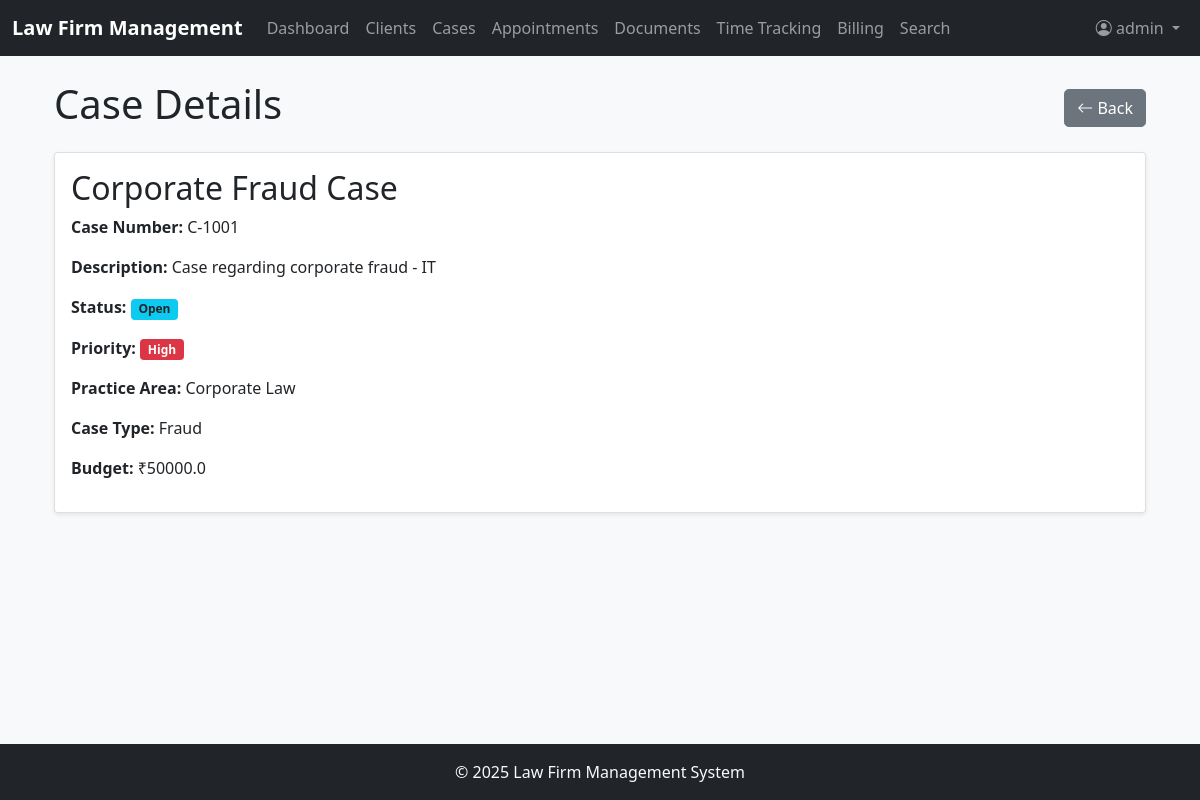
Screenshot of /cases/1 (signed in) with the database file from the repository.
### app/models.py (models this page shows, shortened)
class User(UserMixin, db.Model):
    id = db.Column(db.Integer, primary_key=True)
    username = db.Column(db.String(64), index=True, unique=True)
    email = db.Column(db.String(120), index=True, unique=True)
    password_hash = db.Column(db.String(128))
    first_name = db.Column(db.String(64))
    last_name = db.Column(db.String(64))
    role = db.Column(db.String(20))  # 'lawyer', 'staff', 'admin'
    hourly_rate = db.Column(db.Float)
    cases = db.relationship('Case', secondary=case_assignments, backref=db.backref('assigned_users', lazy='dynamic'))
    time_entries = db.relationship('TimeEntry', backref='user', lazy='dynamic')

class Case(db.Model):
    id = db.Column(db.Integer, primary_key=True)
    case_number = db.Column(db.String(20), unique=True)
    title = db.Column(db.String(128))
    description = db.Column(db.Text)
    status = db.Column(db.String(20))  # Open, In Progress, On Hold, Closed, Archived
    priority = db.Column(db.String(20))  # Low, Medium, High, Urgent
    practice_area = db.Column(db.String(64))
    case_type = db.Column(db.String(64))
    budget = db.Column(db.Float)
    client_id = db.Column(db.Integer, db.ForeignKey('client.id'))
    appointments = db.relationship('Appointment', backref='case', lazy='dynamic')
    documents = db.relationship('Document', backref='case', lazy='dynamic')
    time_entries = db.relationship('TimeEntry', backref='case', lazy='dynamic')
    invoices = db.relationship('Invoice', backref='case', lazy='dynamic')
    created_at = db.Column(db.DateTime, default=datetime.utcnow)
    updated_at = db.Column(db.DateTime, default=datetime.utcnow, onupdate=datetime.utcnow)

### app/routes.py (the view)
@app.route('/cases/<int:id>', methods=['GET'])
@login_required
def case_detail(id):
    case = Case.query.get_or_404(id)
    return render_template('case_detail.html', case=case)

### app/__init__.py (called while the page is built)
@login.user_loader
def load_user(id):
    return User.query.get(int(id))

### app/templates/case_detail.html
{% extends "base.html" %}
{% block content %}
<div class="container">
    <div class="d-flex justify-content-between align-items-center mb-3">
        <h1>Case Details</h1>
        <a href="{{ request.referrer or url_for('cases') }}" class="btn btn-secondary">
            <i class="bi bi-arrow-left"></i> Back
        </a>
    </div>
    <div class="card shadow-sm">
        <div class="card-body">
            <h2 class="card-title">{{ case.title }}</h2>
            <p><strong>Case Number:</strong> {{ case.case_number }}</p>
            <p><strong>Description:</strong> {{ case.description }}</p>
            <p><strong>Status:</strong> <span class="badge bg-info text-dark">{{ case.status }}</span></p>
            <p><strong>Priority:</strong> <span class="badge
                {% if case.priority == 'High' %} bg-danger
                {% elif case.priority == 'Medium' %} bg-warning text-dark
                {% else %} bg-secondary {% endif %}">
                {{ case.priority }}
            </span></p>
            <p><strong>Practice Area:</strong> {{ case.practice_area }}</p>
            <p><strong>Case Type:</strong> {{ case.case_type }}</p>
            <p><strong>Budget:</strong> ₹{{ case.budget }}</p>
        </div>
    </div>
</div>
{% endblock %}

### app/templates/base.html (shortened to what this page needs)
<!DOCTYPE html>
<html lang="en">
  <head>
    <link
      href="https://cdn.jsdelivr.net/npm/bootstrap@5.1.3/dist/css/bootstrap.min.css"
      rel="stylesheet"
    />
    <link
      rel="stylesheet"
      href="https://cdn.jsdelivr.net/npm/bootstrap-icons@1.8.1/font/bootstrap-icons.css"
    />
    <link
      href="{{ url_for('static', filename='css/style.css') }}"
      rel="stylesheet"
    />
  </head>
  <body class="d-flex flex-column min-vh-100">
    <nav class="navbar navbar-expand-lg navbar-dark bg-dark">
      <div class="container-fluid">
        <a class="navbar-brand" href="{{ url_for('dashboard') }}"
          >Law Firm Management</a
        >
        <div class="collapse navbar-collapse" id="navbarNav">
          <ul class="navbar-nav me-auto">
            <li class="nav-item">
              <a
                class="nav-link {% if request.endpoint == 'dashboard' %}active{% endif %}"
                href="{{ url_for('dashboard') }}"
              >
                Dashboard
              </a>
            </li>
            <li class="nav-item">
              <a
                class="nav-link {% if request.endpoint == 'clients' %}active{% endif %}"
                href="{{ url_for('clients') }}"
              >
                Clients
              </a>
            </li>
            <li class="nav-item">
              <a
                class="nav-link {% if request.endpoint == 'cases' %}active{% endif %}"
                href="{{ url_for('cases') }}"
              >
                Cases
              </a>
            </li>
            <li class="nav-item">
              <a
                class="nav-link {% if request.endpoint == 'appointments' %}active{% endif %}"
                href="{{ url_for('appointments') }}"
              >
                Appointments
              </a>
            </li>
            <li class="nav-item">
              <a
                class="nav-link {% if request.endpoint == 'documents' %}active{% endif %}"
                href="{{ url_for('documents') }}"
              >
                Documents
              </a>
            </li>
            <li class="nav-item">
              <a
                class="nav-link {% if request.endpoint == 'time_tracking' %}active{% endif %}"
                href="{{ url_for('time_tracking') }}"
              >
                Time Tracking
              </a>
            </li>
            <li class="nav-item">
              <a
                class="nav-link {% if request.endpoint == 'billing' %}active{% endif %}"
                href="{{ url_for('billing') }}"
              >
                Billing
              </a>
            </li>
            <li class="nav-item">
              <a
                class="nav-link {% if request.endpoint == 'search' %}active{% endif %}"
                href="{{ url_for('search') }}"
              >
                Search
              </a>
            </li>
          </ul>
          <ul class="navbar-nav">
            {% if current_user.is_anonymous %}
            <li class="nav-item">
              <a class="nav-link" href="{{ url_for('login') }}">Login</a>
            </li>
            {% else %}
            <li class="nav-item dropdown">
              <a
                class="nav-link dropdown-toggle"
                href="#"
                id="navbarDropdown"
                role="button"
                data-bs-toggle="dropdown"
              >
                <i class="bi bi-person-circle"></i> {{ current_user.username }}
              </a>
            </li>
            {% endif %}
          </ul>
        </div>
      </div>
    </nav>
    <main class="flex-grow-1 container mt-4">
       {% block content %}{% endblock %}
    </main>
    <footer class="footer mt-auto py-3 bg-dark text-light">
      <div class="container text-center">
        <span>© <span id="year"></span> Law Firm Management System</span>
      </div>
    </footer>
  </body>
</html>

### app/static/css/style.css (style rules this page uses)
body { font-family: 'Segoe UI', Tahoma, Geneva, Verdana, sans-serif; background-color: #f8f9fa; }
.footer { margin-top: auto; padding: 1rem 0; background-color: #343a40; color: #fff; }
.card { box-shadow: 0 0.125rem 0.25rem rgba(0, 0, 0, 0.075); border: 1px solid rgba(0, 0, 0, 0.125); }
.badge { font-size: 0.75em; }
.navbar-brand { font-weight: bold; }
.btn { border-radius: 0.3rem; }

### rows the page displays
User: username "admin"
Case: title "Corporate Fraud Case", case_number "C-1001", description "Case regarding corporate fraud - IT", status "Open", priority "High", practice_area "Corporate Law", case_type "Fraud", budget "50000.0"
